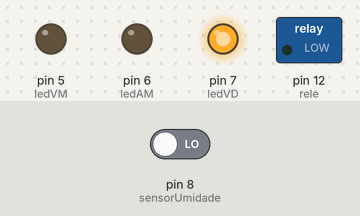
Simulated run of this sketch. Board: Arduino Uno, built with avr-gcc and run on an emulated ATmega328P. Shown: switched loads named in the sketch (green lamp = pin HIGH), output pins drawn as LEDs (lit = HIGH). The test bench sets the inputs (shaded band); at power-on: pin 8 (sensorUmidade) LOW.

Above: at 1.2 s.
1.3 s: pin 8 (sensorUmidade) driven HIGH
At 1.8 s:
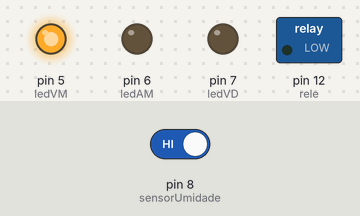
5.8 s: pin 8 (sensorUmidade) driven LOW
At 6.8 s:
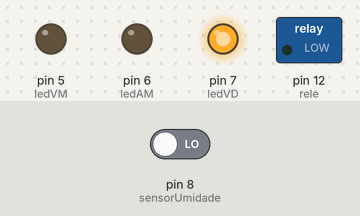
Timing chart, 0 to 8.8 s (numbered marks = the images above; inputs shaded):
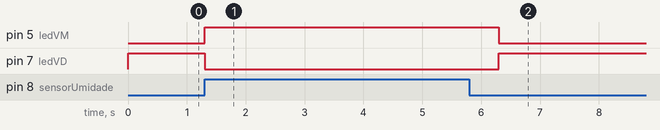

The sketch:

codigo_do_arduino.ino
```cpp
#define sensorUmidade 8
#define leitura A0
#define rele 12
#define ledVM 5
#define ledAM 6
#define ledVD 7

bool leituraSensor;
bool leituraAnterior;

void setup() {

  //Inicia comunicação serial
  Serial.begin(9600);

  //Sensor
  pinMode(sensorUmidade, INPUT);

  //Atuador
  pinMode(rele, OUTPUT);

  //LEDs
  pinMode(ledVM, OUTPUT);
  pinMode(ledAM, OUTPUT);
  pinMode(ledVD, OUTPUT);
}

void loop() {

  leituraSensor = digitalRead(sensorUmidade);

  //Linha que envia os sinais do sensor via Serial para gravar no BD
  if (leituraSensor == HIGH) {
     //No estado seco
     digitalWrite(ledVM, HIGH);
     digitalWrite(ledVD, LOW);
  } else {
     //No estado úmido
     digitalWrite(ledVM, LOW);
     digitalWrite(ledVD, HIGH);
  }

  //Estado seco
  if (leituraSensor && !leituraAnterior) {
     delay(5000);
     digitalWrite(ledVM, LOW);
     digitalWrite(ledAM, HIGH);

     while (digitalRead(sensorUmidade)) {
        //Linha que envia os sinais do sensor via Serial para gravar no BD
        Serial.println(analogRead(leitura));
        digitalWrite(rele, HIGH);
        delay(500);
        digitalWrite(rele, LOW);
        delay(10000);
     }
     digitalWrite(ledAM, LOW);
  }
  leituraAnterior = leituraSensor;
}
```

Measured:
- after the input at 1.3 s, pin 5 (ledVM): LOW → HIGH at once; pin 7 (ledVD): HIGH → LOW at once
- after the input at 5.8 s, pin 6 (ledAM), pin 12 (rele): stays LOW (without the input it goes to HIGH after 0.50 s); pin 7 (ledVD): LOW → HIGH after 0.50 s
